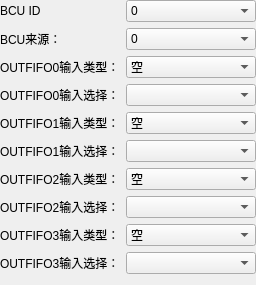
         <widget class="QWidget" name="page_bcu">
          <layout class="QFormLayout" name="formLayout">
           <property name="horizontalSpacing">
            <number>6</number>
           </property>
           <property name="verticalSpacing">
            <number>6</number>
           </property>
           <property name="leftMargin">
            <number>0</number>
           </property>
           <property name="topMargin">
            <number>0</number>
           </property>
           <property name="rightMargin">
            <number>0</number>
           </property>
           <item row="0" column="0">
            <widget class="QLabel" name="label_10">
             <property name="text">
              <string>BCU ID</string>
             </property>
             <property name="buddy">
              <cstring>comboBox_bcu_id</cstring>
             </property>
            </widget>
           </item>
           <item row="0" column="1">
            <widget class="QComboBox" name="comboBox_bcu_id">
             <item>
              <property name="text">
               <string>0</string>
              </property>
             </item>
             <item>
              <property name="text">
               <string>1</string>
              </property>
             </item>
             <item>
              <property name="text">
               <string>2</string>
              </property>
             </item>
             <item>
              <property name="text">
               <string>3</string>
              </property>
             </item>
            </widget>
           </item>
           <item row="1" column="0">
            <widget class="QLabel" name="label_13">
             <property name="text">
              <string>BCU来源：</string>
             </property>
             <property name="buddy">
              <cstring>comboBox_bcu_source</cstring>
             </property>
            </widget>
           </item>
           <item row="1" column="1">
            <widget class="QComboBox" name="comboBox_bcu_source">
             <item>
              <property name="text">
               <string>0</string>
              </property>
             </item>
             <item>
              <property name="text">
               <string>1</string>
              </property>
             </item>
             <item>
              <property name="text">
               <string>2</string>
              </property>
             </item>
             <item>
              <property name="text">
               <string>3</string>
              </property>
             </item>
            </widget>
           </item>
           <item row="2" column="0">
            <widget class="QLabel" name="label_11">
             <property name="text">
              <string>OUTFIFO0输入类型：</string>
             </property>
             <property name="buddy">
              <cstring>comboBox_bcu_inputType0</cstring>
             </property>
            </widget>
           </item>
           <item row="2" column="1">
            <widget class="QComboBox" name="comboBox_bcu_inputType0">
             <item>
              <property name="text">
               <string>空</string>
              </property>
             </item>
             <item>
              <property name="text">
               <string>当前行BFU输出X</string>
              </property>
             </item>
             <item>
              <property name="text">
               <string>当前行BFU输出Y</string>
              </property>
             </item>
             <item>
              <property name="text">
               <string>当前行SBOX输出</string>
              </property>
             </item>
             <item>
              <property name="text">
               <string>当前行BENES输出</string>
              </property>
             </item>
            </widget>
           </item>
           <item row="3" column="0">
            <widget class="QLabel" name="label_7">
             <property name="text">
              <string>OUTFIFO0输入选择：</string>
             </property>
             <property name="buddy">
              <cstring>comboBox_bcu_inputPort0</cstring>
             </property>
            </widget>
           </item>
           <item row="3" column="1">
            <widget class="QComboBox" name="comboBox_bcu_inputPort0"/>
           </item>
           <item row="4" column="0">
            <widget class="QLabel" name="label_15">
             <property name="text">
              <string>OUTFIFO1输入类型：</string>
             </property>
             <property name="buddy">
              <cstring>comboBox_bcu_inputType1</cstring>
             </property>
            </widget>
           </item>
           <item row="4" column="1">
            <widget class="QComboBox" name="comboBox_bcu_inputType1">
             <item>
              <property name="text">
               <string>空</string>
              </property>
             </item>
             <item>
              <property name="text">
               <string>当前行BFU输出X</string>
              </property>
             </item>
             <item>
              <property name="text">
               <string>当前行BFU输出Y</string>
              </property>
             </item>
             <item>
              <property name="text">
               <string>当前行SBOX输出</string>
              </property>
             </item>
             <item>
              <property name="text">
               <string>当前行BENES输出</string>
              </property>
             </item>
            </widget>
           </item>
           <item row="5" column="0">
            <widget class="QLabel" name="label_8">
             <property name="text">
              <string>OUTFIFO1输入选择：</string>
             </property>
             <property name="buddy">
              <cstring>comboBox_bcu_inputPort1</cstring>
             </property>
            </widget>
           </item>
           <item row="5" column="1">
            <widget class="QComboBox" name="comboBox_bcu_inputPort1"/>
           </item>
           <item row="6" column="0">
            <widget class="QLabel" name="label_16">
             <property name="text">
              <string>OUTFIFO2输入类型：</string>
             </property>
             <property name="buddy">
              <cstring>comboBox_bcu_inputType2</cstring>
             </property>
            </widget>
           </item>
           <item row="6" column="1">
            <widget class="QComboBox" name="comboBox_bcu_inputType2">
             <item>
              <property name="text">
               <string>空</string>
              </property>
             </item>
             <item>
              <property name="text">
               <string>当前行BFU输出X</string>
              </property>
             </item>
             <item>
              <property name="text">
               <string>当前行BFU输出Y</string>
              </property>
             </item>
             <item>
              <property name="text">
               <string>当前行SBOX输出</string>
              </property>
             </item>
             <item>
              <property name="text">
               <string>当前行BENES输出</string>
              </property>
             </item>
            </widget>
           </item>
           <item row="7" column="0">
            <widget class="QLabel" name="label_9">
             <property name="text">
              <string>OUTFIFO2输入选择：</string>
             </property>
             <property name="buddy">
              <cstring>comboBox_bcu_inputPort2</cstring>
             </property>
            </widget>
           </item>
           <item row="7" column="1">
            <widget class="QComboBox" name="comboBox_bcu_inputPort2"/>
           </item>
           <item row="8" column="0">
            <widget class="QLabel" name="label_14">
             <property name="text">
              <string>OUTFIFO3输入类型：</string>
             </property>
             <property name="buddy">
              <cstring>comboBox_bcu_inputType3</cstring>
             </property>
            </widget>
           </item>
           <item row="8" column="1">
            <widget class="QComboBox" name="comboBox_bcu_inputType3">
             <item>
              <property name="text">
               <string>空</string>
              </property>
             </item>
             <item>
              <property name="text">
               <string>当前行BFU输出X</string>
              </property>
             </item>
             <item>
              <property name="text">
               <string>当前行BFU输出Y</string>
              </property>
             </item>
             <item>
              <property name="text">
               <string>当前行SBOX输出</string>
              </property>
             </item>
             <item>
              <property name="text">
               <string>当前行BENES输出</string>
              </property>
             </item>
            </widget>
           </item>
           <item row="9" column="0">
            <widget class="QLabel" name="label_12">
             <property name="text">
              <string>OUTFIFO3输入选择：</string>
             </property>
             <property name="buddy">
              <cstring>comboBox_bcu_inputPort3</cstring>
             </property>
            </widget>
           </item>
           <item row="9" column="1">
            <widget class="QComboBox" name="comboBox_bcu_inputPort3"/>
           </item>
          </layout>
         </widget>
